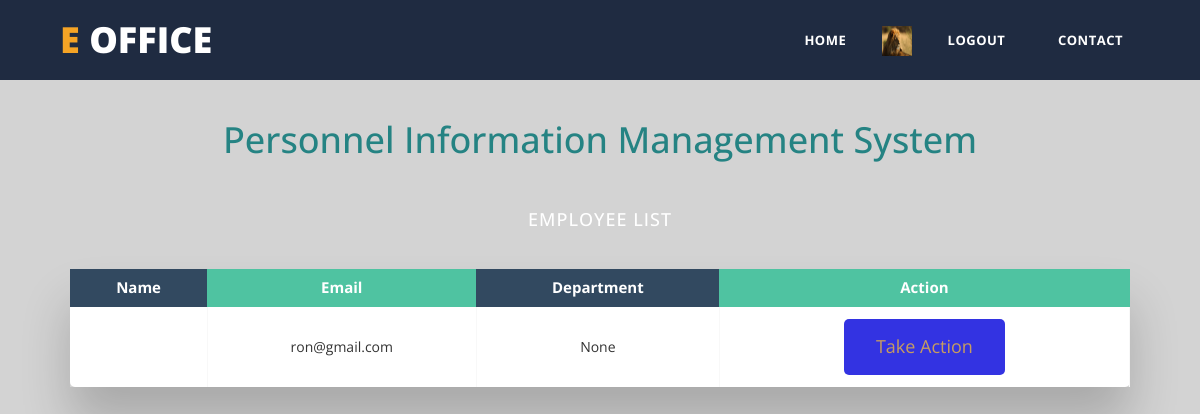
Page /pims/ (signed in) on the committed database.
### accounts/models.py (models this page shows, shortened)
class Account(AbstractBaseUser):
    user_id         =models.BigAutoField(unique=True, primary_key=True)
    email           =models.EmailField(verbose_name='email',help_text='Email',max_length=60, unique=True)
    username        =models.CharField(max_length=30,unique=True)
    first_name      =models.CharField(max_length=30)
    last_name       =models.CharField(max_length=30)
    department      =models.ForeignKey(Department,null=True,blank=True,on_delete=models.CASCADE)
    date_joined     =models.DateTimeField(verbose_name='date joined', auto_now_add=True)
    last_login      =models.DateTimeField(verbose_name='last login', auto_now=True)
    is_admin        =models.BooleanField(default=False)
    is_active       =models.BooleanField(default=True)
    is_staff        =models.BooleanField(default=False)
    is_superuser    =models.BooleanField(default=False)
    profile_image   =models.ImageField(upload_to='profile_pics', blank=True, default='default.jpg')
    objects = MyAccountManager()
    USERNAME_FIELD='email'
    REQUIRED_FIELDS = ['username']

### pims/views.py (the view, shortened to what this page needs)
# urls.py: path('',views.pims_home,name='pims_home'),
def pims_home(request):
    if Creator.objects.filter(creator__user_id=request.user.user_id).exists():
        account = Account.objects.all()
        return render(request,'pims/creator.html',{'accounts':account})
    elif Director.objects.filter(director__user_id=request.user.user_id):
        account = Account.objects.all()
        return render(request,'pims/creator.html',{'accounts':account})
    elif Department.objects.filter(dept_HOD__user_id=request.user.user_id).exists():
        account=Account.objects.filter(department=request.user.department)
        return render(request,'pims/creator.html',{'accounts':account})
    return render(request,'pims/personal_detail.html',{'account':account, 'detail':detail,'creator':creator})

### templates/pims/creator.html (shortened to what this page needs)
{% extends 'base.html' %}
{% load static %}
{% block content %}
<h1>Personnel Information Management System </h1>
<!DOCTYPE html>
<head>
<link rel="stylesheet" href="{% static 'css/pims.css' %}"/>
</head>
<body>
<h2>Employee List</h2>
<div class="table-wrapper">
    <table class="fl-table">
        <thead>
        <tr>
            <th>Name</th>
            <th>Email</th>
            <th>Department</th>
            <th>Action</th>
        </tr>
        </thead>
        <tbody>
        {% for account in accounts %}
        <tr>
            <td>{{account.first_name}} {{account.last_name}}</td>
            <td>{{account.email}}</td>
            <td>{{account.department}}</td>
            <td><button type="submit"><a href="{% url 'pims_details' id=account.user_id %}"> Take Action </a></button></td>
        </tr>
        {% endfor %}
    </table>
</div>
</body>
</html>
{% endblock %}

### templates/snippets/header.html (shortened to what this page needs)
{% load static %}
<!DOCTYPE html>
<html>
    <head>
    <link href="{% static 'vendor/bootstrap/css/bootstrap.min.css' %}" rel="stylesheet">
    <link rel="stylesheet" href="{% static 'assets/css/fontawesome.css' %}">
    <link rel="stylesheet" href="{% static 'assets/css/templatemo-grad-school.css' %}">
    <link rel="stylesheet" href="{% static 'assets/css/owl.css' %}">
    <link rel="stylesheet" href="{% static 'assets/css/lightbox.css' %}">
  <link href="{% static '1/css/bootstrap.min.css' %}" rel="stylesheet">
  <link href="{% static '1/css/font-awesome.min.css' %}" rel="stylesheet">
  <link href="{% static '1/css/templatemo-style.css' %}" rel="stylesheet">
    </head>
    <body>
  <header class="main-header clearfix" role="header">
    <div class="logo">
      <a href="#"><em>e</em> Office </a>
    </div>
    <nav id="menu" class="main-nav" role="navigation">
      <ul class="main-menu">
        <li><a href="{% url 'login' %}">Home</a></li>
        <li class="has-submenu"><img src="{{request.user.profile_image.url}}" height="30px" width="30px">
        </li>
        <li><a href="{% url 'logout' %}">Logout</a></li>
        <li><a href="#section6">Contact</a></li>
      </ul>
    </nav>
  </header>
	</body>

### static/css/table.css (style rules this page uses)
h1 { font-size:3em; font-weight: 300; line-height:1em; text-align: center; margin-bottom: 1px; }
h2 { font-size:1em; font-weight: 300; text-align: center; display: block; line-height:1em; padding-bottom: 2em; color: #FB667A; }

### static/assets/css/templatemo-grad-school.css (style rules this page uses)
body { font-family: 'Montserrat', sans-serif; }
a { color: #3CF; text-decoration: none; }
ul { padding: 0px; margin: 0px; list-style: none; }
.main-header { background-color: rgba(22,34,57,0.95); height: 80px; position: fixed; z-index: 12; width: 100%; top: 0; }
.main-header .logo { float: left; line-height: 80px; padding-left: 60px; }
.main-header .logo a { font-size: 36px; text-transform: uppercase; font-weight: 800; color: #fff; }
.main-header .logo a em { font-style: normal; color: #f5a425; }
.main-menu { float: right; padding-right: 60px; }
.main-menu li { display: inline-block; line-height: 79px; margin-left: 15px; position: relative; }
.main-menu li:first-child { margin-left: 0px; }
.main-menu li a { padding: 10px 15px; font-size: 13px; text-transform: uppercase; letter-spacing: 0.5px; font-weight: 700; color: #fff; border: 2px solid transparent; transition: all 0.5s; }

### static/1/css/templatemo-style.css (style rules this page uses)
body { overflow-x: hidden; }
ul { margin: 0; padding: 0; }
* { font-family: 'Open Sans', sans-serif; }
.tm-nav li a:hover, .tm-nav li a:focus, a:link, .tm-nav li a.active { color: #c79c60; text-decoration: none; }

### static/css/pims.css (style rules this page uses)
* { box-sizing: border-box; -webkit-box-sizing: border-box; -moz-box-sizing: border-box; }
body { font-family: Helvetica; -webkit-font-smoothing: antialiased; background:lightgray; margin-top: 10%; }
h2 { text-align: center; font-size: 18px; text-transform: uppercase; letter-spacing: 1px; color: white; padding: 30px 0; }
a { text-decoration: none; color: white; }
button { border: none; background-color: rgb(51, 51, 226); padding: 15px 32px; text-align: center; display: inline-block; font-size: large; margin: 4px 2px; cursor: pointer; border-radius: 5px; }
.table-wrapper { margin: 10px 70px 70px; box-shadow: 0px 35px 50px rgba( 0, 0, 0, 0.2 ); }
.fl-table { border-radius: 5px; font-size: 12px; font-weight: normal; border: none; border-collapse: collapse; width: 100%; max-width: 100%; white-space: nowrap; background-color: white; }
.fl-table td, .fl-table th { text-align: center; padding: 8px; }
.fl-table td { border-right: 1px solid #f8f8f8; font-size: 14px; }
.fl-table thead th { color: #ffffff; background: #4FC3A1; font-size: 15px; }
.fl-table thead th:nth-child(odd) { color: #ffffff; background: #324960; }
h1 { color: rgb(37, 131, 131); }

### rows in the picture
Account: user.profile_image (placeholder picture), email "ron@gmail.com", department "None"
